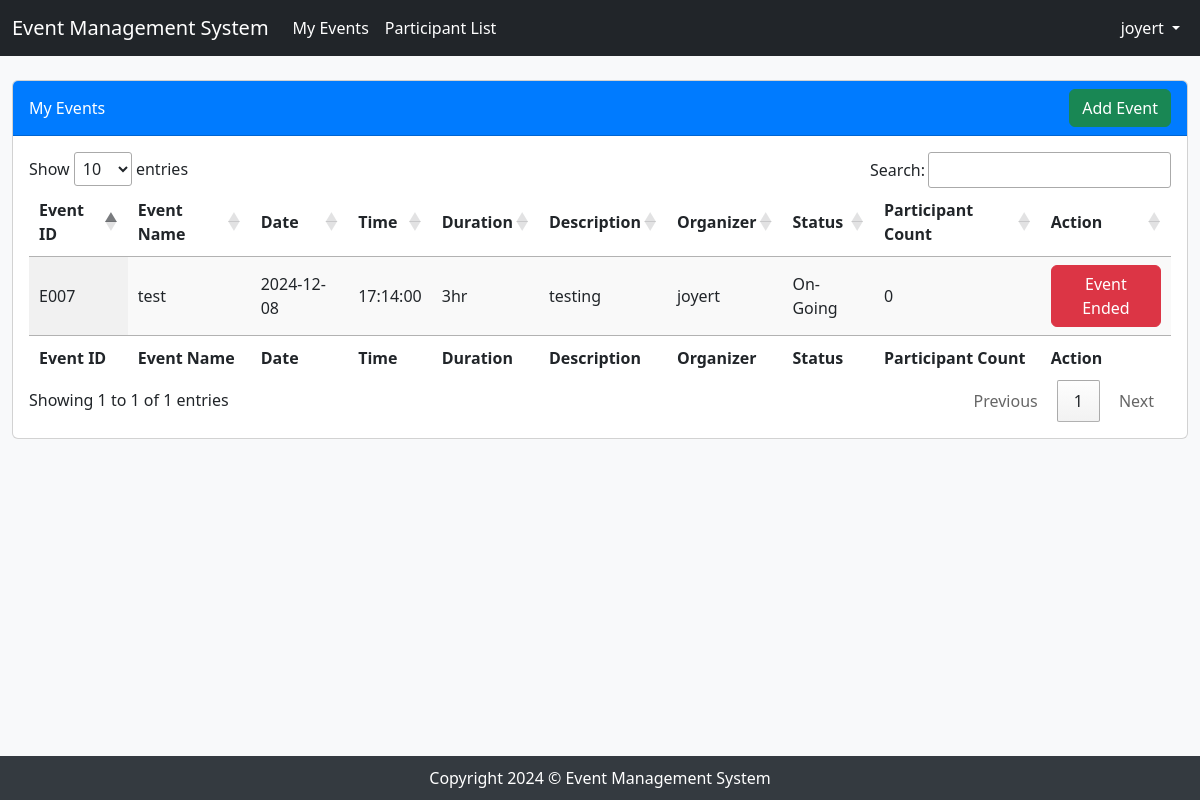
The page /manage_event.php (signed in) on the database its author committed.
### tables this page shows
CREATE TABLE `user` (
  `UserID` varchar(50) NOT NULL,
  `Name` varchar(255) NOT NULL,
  `Email` varchar(255) NOT NULL,
  `Password` varchar(255) NOT NULL,
  `DOB` date DEFAULT NULL,
  `Gender` varchar(255) DEFAULT NULL,
  `Role` varchar(255) NOT NULL
);

CREATE TABLE `event` (
  `EventID` varchar(50) NOT NULL,
  `EventName` varchar(255) NOT NULL,
  `Date` date NOT NULL,
  `Time` time NOT NULL,
  `Duration` int(255) NOT NULL,
  `Description` varchar(255) NOT NULL,
  `Organizer` varchar(255) NOT NULL,
  `Status` varchar(255) NOT NULL
);

### manage_event.php (the view, shortened to what this page needs)
<?php
include 'config.php';
$login = $_SESSION['login'];
$approvedEventsSql = "
    SELECT event.EventID, event.EventName, event.Date, event.Time, event.Duration, event.Description, event.Organizer, event.Status, COUNT(participant.EventID) as ParticipantCount
    FROM event
    LEFT JOIN participant ON event.EventID = participant.EventID
    WHERE event.Organizer = (SELECT Name FROM user WHERE Email='$login')
    GROUP BY event.EventID
";
$approvedEventsResult = mysqli_query($con, $approvedEventsSql);
?>
<!DOCTYPE html>
<html lang="en">
<head>
    <link rel="stylesheet" href="profile.css">
    <link rel="stylesheet" href="https://cdn.datatables.net/1.11.3/css/jquery.dataTables.min.css">
</head>
<body>
    <?php
    require_once('nav_company.php');
    ?>
    <div class="container-fluid">
        <div class="row">
            <div class="col-lg-12">
                <div class="tab-content" id="v-pills-tabContent">
                    <div class="tab-pane fade show active" id="v-pills-approved" role="tabpanel"
                        aria-labelledby="v-pills-approved-tab">
                        <div class="card my-4">
                            <div class="card-header d-flex justify-content-between align-items-center">
                                <span>My Events</span>
                                <button class="btn btn-success" onclick="window.location.href='add_event.php'">Add Event</button>
                            </div>
                            <div class="card-body">
                                <div class="table-responsive">
                                    <table id="approvedEventsTable" class="display" style="width:100%">
                                        <thead>
                                            <tr>
                                                <th>Event ID</th>
                                                <th>Event Name</th>
                                                <th>Date</th>
                                                <th>Time</th>
                                                <th>Duration</th>
                                                <th>Description</th>
                                                <th>Organizer</th>
                                                <th>Status</th>
                                                <th>Participant Count</th>
                                                <th>Action</th>
                                            </tr>
                                        </thead>
                                        <tbody>
                                            <?php
                                            while ($row = mysqli_fetch_assoc($approvedEventsResult)) {
                                                $endButton = $row['Status'] === 'On-Going' ?
                                                    '<button class="btn btn-danger end-event-btn" data-id="' . $row['EventID'] . '">Event Ended</button>' :
                                                    '';
                                                echo '<tr>' .
                                                    '<td>' . $row['EventID'] . '</td>' .
                                                    '<td>' . $row['EventName'] . '</td>' .
                                                    '<td>' . $row['Date'] . '</td>' .
                                                    '<td>' . $row['Time'] . '</td>' .
                                                    '<td>' . $row['Duration'] . 'hr</td>' .
                                                    '<td>' . $row['Description'] . '</td>' .
                                                    '<td>' . $row['Organizer'] . '</td>' .
                                                    '<td>' . $row['Status'] . '</td>' .
                                                    '<td>' . $row['ParticipantCount'] . '</td>' .
                                                    '<td>' . $endButton . '</td>' .
                                                    '</tr>';
                                            }
                                            ?>
                                        </tbody>
                                        <tfoot>
                                            <tr>
                                                <th>Event ID</th>
                                                <th>Event Name</th>
                                                <th>Date</th>
                                                <th>Time</th>
                                                <th>Duration</th>
                                                <th>Description</th>
                                                <th>Organizer</th>
                                                <th>Status</th>
                                                <th>Participant Count</th>
                                                <th>Action</th>
                                            </tr>
                                        </tfoot>
                                    </table>
                                </div>
                            </div>
                        </div>
                    </div>
                </div>
            </div>
        </div>
    </div>
    <footer>
        Copyright 2024 © Event Management System
    </footer>
</body>
</html>

### nav_company.php (shortened to what this page needs)
<?php
    include 'config.php';
    $email=$_SESSION['login'];
    $sql1="SELECT * FROM user WHERE Email='$email'";
    $result1=mysqli_query($con, $sql1);
    $row1=mysqli_fetch_assoc($result1);
?>
<body>
    <nav class="navbar navbar-expand-lg navbar-dark bg-dark">
        <div class="container-fluid">
            <a class="navbar-brand" href="#">Event Management System</a>
            <div class="collapse navbar-collapse" id="navbarScroll">
                <ul class="navbar-nav me-auto my-2 my-lg-0 navbar-nav-scroll" style="--bs-scroll-height: 100px;">
                    <li class="nav-item">
                        <a class="nav-link active" aria-current="page" href="manage_event.php">My Events</a>
                    </li>
                    <li class="nav-item">
                        <a class="nav-link active" aria-current="page" href="participants.php">Participant List</a>
                    </li>
                </ul>
                <ul class="navbar-nav">
                    <li class="nav-item dropdown">
                        <a class="nav-link active dropdown-toggle" href="#" id="navbarDropdownMenuLink" role="button"
                            data-bs-toggle="dropdown" aria-expanded="false" style = "color:white">
                            <?php echo $row1['Name'] ?>
                        </a>
                    </li>
                </ul>
            </div>
        </div>
    </nav>
</body>

### profile.css (style rules this page uses)
.nav-link { color: black !important; }
.nav-link.active { color: white !important; }
.card-header { background-color: #007bff; color: white; }

### rows shown on the page
user: Name "joyert"
event: EventID "E007", EventName "test", Date "2024-12-08", Time "17:14:00", Duration "3", Description "testing", Organizer "joyert", Status "On-Going", ParticipantCount "0"
